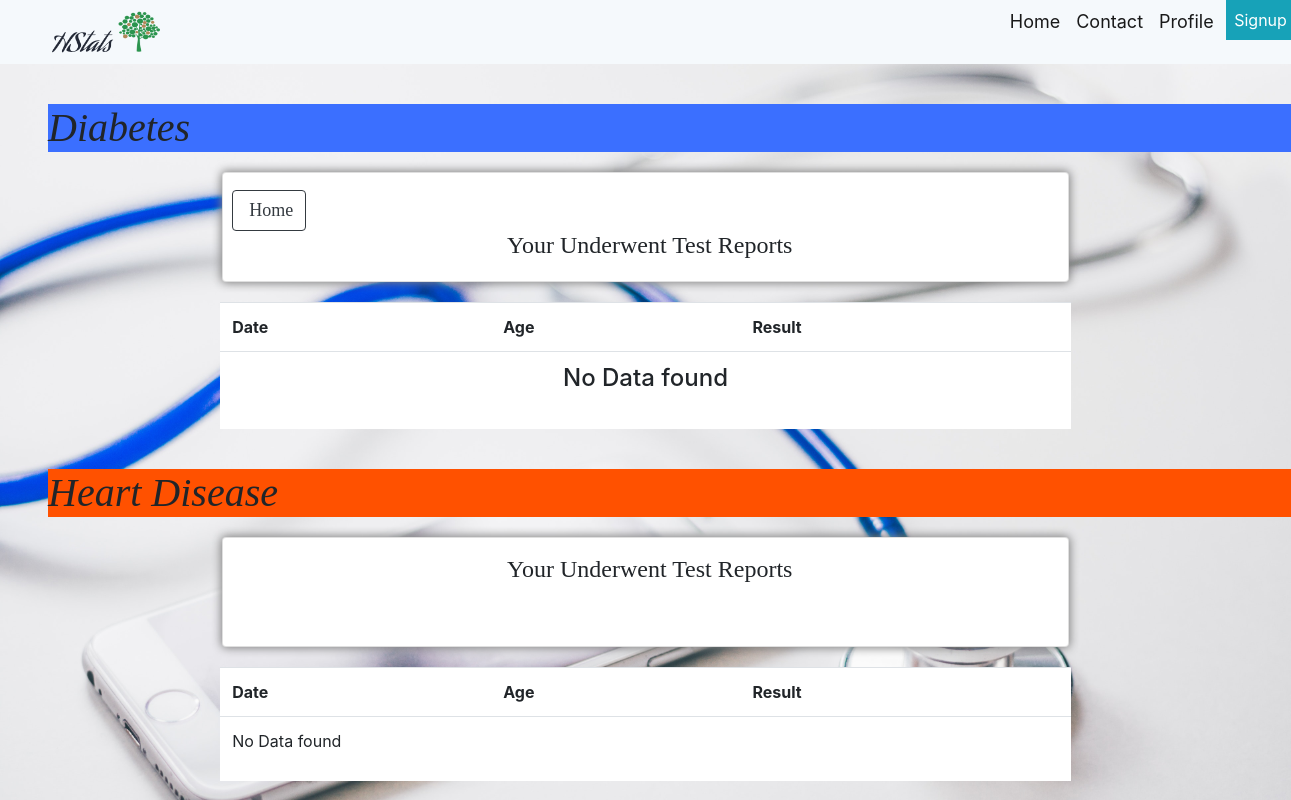
/profile (signed in), run on an earlier commit of the app's database.
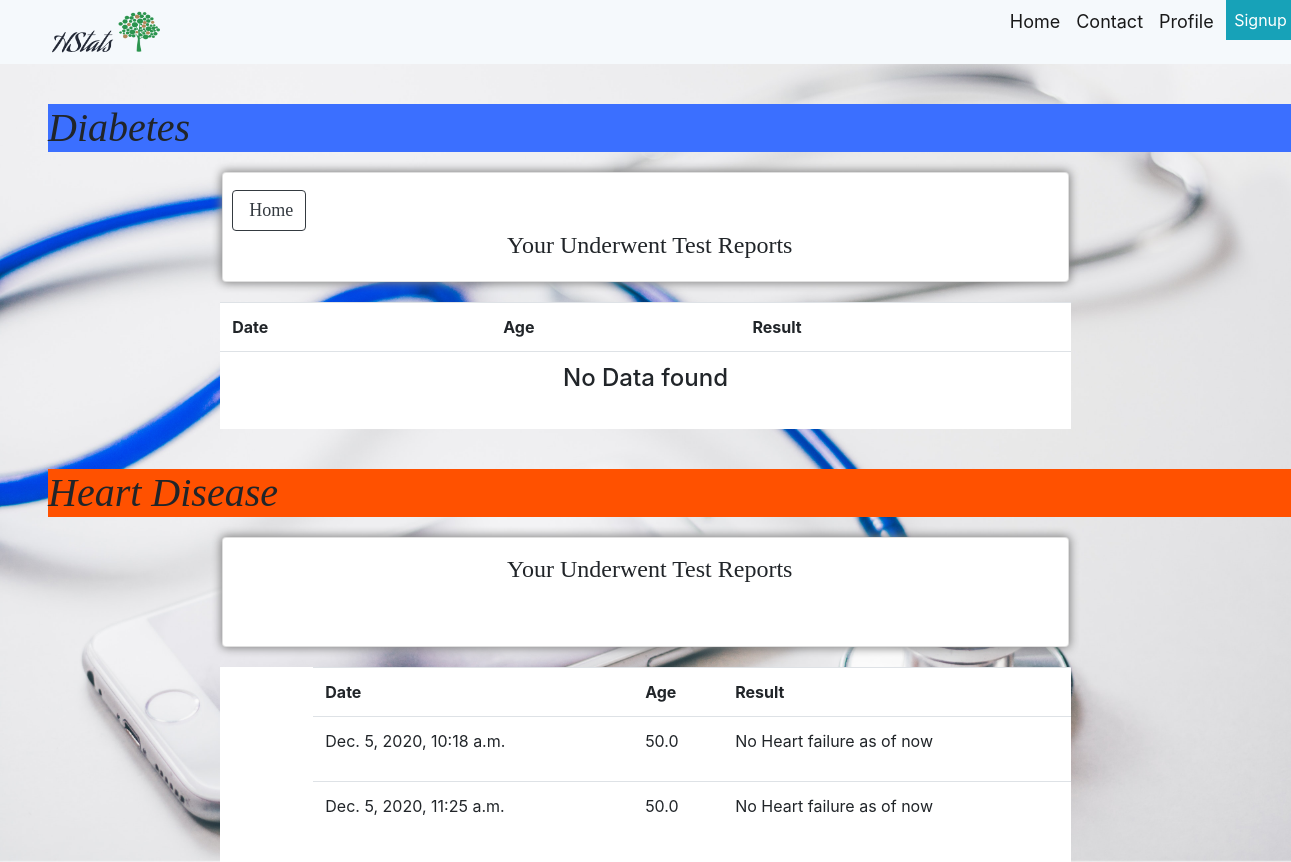
And on a later commit of the database.
### App/models.py (models this page shows, shortened)
class HeartTest(models.Model):
    user = models.CharField(max_length=50,null=True)
    age=models.FloatField(default=0)
    anaemia=models.FloatField(default=0)
    creatinine_phosphokinase=models.IntegerField(default=0)
    diabetes=models.FloatField(default=0)
    ejection_fraction=models.FloatField(default=0)
    high_blood_pressure=models.FloatField(default=0)
    platelets=models.FloatField(default=0)
    serum_creatinine=models.FloatField(default=10)
    serum_sodium=models.FloatField(max_length=10,null=True)
    sex=models.FloatField(max_length=10,null=True)
    smoking=models.FloatField(max_length=10,null=True)
    time=models.FloatField(max_length=10,null=True)
    DEATH_EVENT=models.CharField(max_length=10,null=True)
    Testdate = models.DateTimeField(default=datetime.now, blank=True)

### App/views.py (the view)
# urls.py: path('profile',views.profile,name='profile'),
def profile(request):
	heartT = HeartTest.objects.filter(user=str(request.user))
	diabT = DiabTest.objects.filter(user=str(request.user))
	return render(request,'profile.html',{'heartT':heartT,'diabT':diabT})

### templates/profile.html (shortened to what this page needs)
{% extends "base.html" %}
{% block content %}
<body style="background-image:url('static/imgs/dash.jpg');background-size: 100%;">
<i><h1 style="margin:1em 0em 0em 1.2em; font-family: cursive;background-color: rgb(59, 111, 255);"><marquee direction="right">Diabetes</marquee></h1></i>
    <div class="row">
      <div class="col-md-8 offset-md-2">
        <div class="card" style="padding-top: 2%;padding-left: 1%;height: 110px;">
          <a class="btn btn-outline-dark " href="{% url 'home'%}"  style="font-family: cursive;font-size: large;width: max-content;">&nbsp;Home</a>
          <h4 style="font-family: cursive;"><center>Your Underwent Test Reports</center></h4>
        </div>
        <div class="dash-row">
        <table class="table">
          <tr>
            <th>Date</th>
            <th>Age</th>
            <th>Result</th>
          </tr>
          {% if not diabT %}
          <tr><td colspan="3" style="text-align: center;"><h4>No Data found</h4></td></tr>
          {%endif%}
        </table>
      </div>
      </div>
    </div>
<i><h1 style="margin:1em 0em 0em 1.2em; font-family: cursive;background-color: rgb(255, 81, 0);"><marquee direction="right">Heart Disease</marquee></h1></i>
<div class="row">
    <div class="col-md-8 offset-md-2">
      <div class="card" style="padding-top: 2%;padding-left: 1%;height: 110px;">
        <h4 style="font-family: cursive;"><center>Your Underwent Test Reports</center></h4>
      </div>
      <div class="dash-row">
      <table class="table">
        <tr>
          <th>Date</th>
          <th>Age</th>
          <th>Result</th>
        </tr>
          {% if not heartT%}
          <tr><td colspan="3">No Data found</td></tr>
          {%else%}
            {% for tr in heartT %}
            <tr>
                <td><p>{{tr.Testdate}}</p></td>
                <td><p>{{tr.age}}</p></td>
                <var style="color: white;">x = {{tr.DEATH_EVENT}}</var>
                {% if x == 1 %}
                    <td><p>Heart failure in the Future</p></td>
                {% else %}
                    <td><p>No Heart failure as of now</p></td>
                {%endif%}
            </tr>
            {% endfor %}
         {%endif%}
      </table>
    </div>
    </div>
  </div>
</body>
{% endblock %}

What changed in the data, as far as the page shows it:
added HeartTest: Testdate "Dec. 5, 2020, 10:18 a.m.", age "50.0"
added HeartTest: Testdate "Dec. 5, 2020, 11:25 a.m.", age "50.0"
Also different on the page:
text no longer shown: "No Data found"
